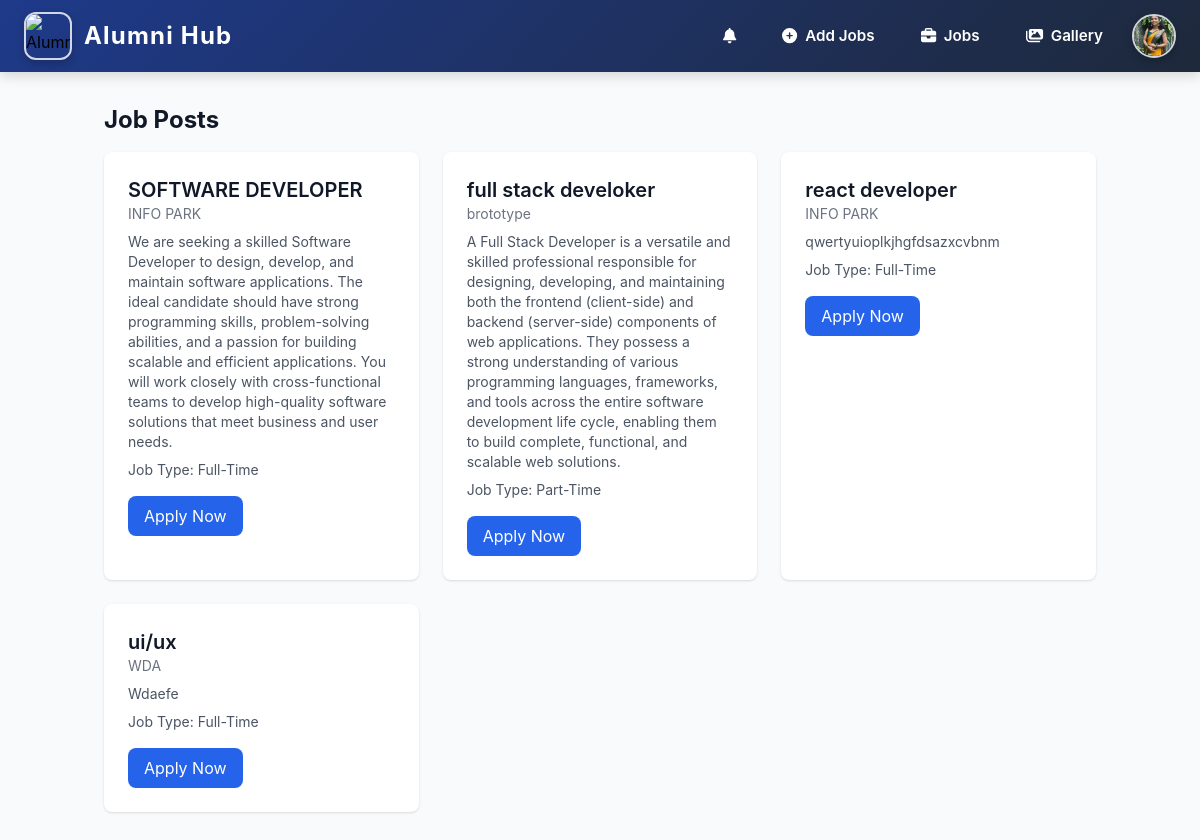
Page /userjobs/ (signed in) on the committed database.
### myapp/models.py (models this page shows, shortened)
class User(AbstractUser):
    is_alumni = models.BooleanField(default=False)
    is_student = models.BooleanField(default=False)
    groups = models.ManyToManyField(Group, related_name="custom_user_groups", blank=True)
    user_permissions = models.ManyToManyField(Permission, related_name="custom_user_permissions", blank=True)

class AlumniProfile(models.Model):
    user = models.OneToOneField(User, on_delete=models.CASCADE, related_name='alumni_profile')
    company = models.CharField(max_length=255, blank=True, null=True)
    job_title = models.CharField(max_length=255, blank=True, null=True)
    graduation_year = models.PositiveIntegerField(default=2025)
    linkedin = models.URLField(blank=True, null=True)
    profile_picture = models.ImageField(upload_to='profile_pics/', blank=True, null=True)
    department = models.CharField(max_length=100)  # <- Make sure this exists
    passout_year = models.IntegerField(default=2025)           # <- And this too

class JobPost(models.Model):
    job_name = models.CharField(max_length=100,default="Unnamed Job")
    company = models.CharField(max_length=255)
    description = models.TextField(blank=True)  # Changed to TextField
    job_type = models.CharField(
        max_length=100,
        choices=[("FT", "Full-Time"), ("PT", "Part-Time"),("IS", "Intern-Ship"),("RT", "Remote-Job")],
        default=4  # Added default value
    )
    company_website = models.URLField(blank=True, null=True)  # New field for company site link
    posted_by = models.ForeignKey(User, on_delete=models.CASCADE, related_name='job_posts')

### myapp/views.py (the view)
# urls.py: path('userjobs/',userjobs_view, name='userjobs'),
def userjobs_view(request):
    jobs = JobPost.objects.all()
    return render(request, 'userjobs.html', {'jobs': jobs})

### templates/userjobs.html
{% extends "home.html" %}
{% block content %}
{% include "navbar.html" %}
<section class="bg-gray-50 dark:bg-gray-900">
    <div class="container mx-auto px-4 py-8">
        <h1 class="text-2xl font-bold text-gray-900 dark:text-white mb-4">Job Posts</h1>
        <div class="grid gap-6 sm:grid-cols-2 lg:grid-cols-3">
            {% for job in jobs %}
            <div class="bg-white rounded-lg shadow dark:bg-gray-800 p-6">
                <h2 class="text-xl font-semibold text-gray-900 dark:text-white">{{ job.job_name }}</h2>
                <p class="text-sm text-gray-500 dark:text-gray-400">{{ job.company }}</p>
                <p class="mt-2 text-sm text-gray-600 dark:text-gray-300">{{ job.description }}</p>
                <p class="mt-2 text-sm text-gray-600 dark:text-gray-300">
                    Job Type: {{ job.get_job_type_display }}
                </p>
                <a href="{{ job.application_link }}" target="_blank" class="mt-4 inline-block bg-blue-600 text-white px-4 py-2 rounded-lg hover:bg-blue-700">
                    Apply Now
                </a>
            </div>
            {% endfor %}
        </div>
    </div>
</section>
{% endblock content %}

### templates/navbar.html (shortened to what this page needs)
</head>
<body>
  <nav class="navbar">
    <div class="navbar-container">
      <a href="{% url 'home' %}" class="navbar-logo">
        <img class="logo-image"
             src="https://encrypted-tbn0.gstatic.com/images?q=tbn:ANd9GcR6Wxo3iWcQN14Me9G9DkT4dSHTUvrpSCCp8g&s"
             alt="Alumni Hub Logo">
        <span class="logo-text">Alumni Hub</span>
      </a>
      <div id="main-menu" class="navbar-menu">
        {% if user.is_authenticated %}
          {% if user.is_superuser %}
            <a href="{% url 'admin_dashboard' %}" class="nav-link highlighted">
              <i class="fas fa-tachometer-alt"></i> Admin Dashboard
            </a>
            <form action="{% url 'signout' %}" method="post">
              {% csrf_token %}
              <button type="submit" class="nav-button">
                <i class="fas fa-sign-out-alt mr-2"></i> Sign Out
              </button>
            </form>
          {% elif user.is_alumni %}
            <a href="{% url 'my_notifications' %}" class="nav-link" style="position: relative;">
              <i class="fas fa-bell"></i>
            </a>
            <a href="{% url 'add_jobs' %}" class="nav-link"><i class="fas fa-plus-circle"></i> Add Jobs</a>
            <a href="{% url 'jobpost_list' %}" class="nav-link"><i class="fas fa-briefcase"></i> Jobs</a>
            <a href="{% url 'photo_gallery' %}" class="nav-link"><i class="fas fa-images"></i> Gallery</a>
            <div class="profile-container">
              <button id="profile-btn" class="profile-button">
                {% if user.alumni_profile.profile_picture %}
                  <img class="profile-image" src="{{ user.alumni_profile.profile_picture.url }}" alt="Profile Picture">
                {% else %}
                  <img class="profile-image" src="/static/images/default_profile.png" alt="Default Profile">
                {% endif %}
              </button>
            </div>
          {% endif %}
        {% else %}
          <a href="{% url 'signin' %}" class="nav-link"><i class="fas fa-sign-in-alt"></i> Sign In</a>
          <a href="{% url 'signup' %}" class="nav-button"><i class="fas fa-user-plus mr-2"></i> Sign Up</a>
        {% endif %}
      </div>
    </div>
  </nav>

### templates/navbar.html (style rules this page uses)
body { font-family: 'Inter', sans-serif; margin: 0; padding: 0; }
.navbar { background: linear-gradient(135deg, #1e3a8a 0%, #1e293b 100%); box-shadow: 0 4px 12px rgba(0, 0, 0, 0.15); position: sticky; top: 0; z-index: 100; }
.navbar-container { max-width: 1400px; margin: 0 auto; padding: 0.75rem 1.5rem; display: flex; justify-content: space-between; align-items: center; }
.navbar-logo { display: flex; align-items: center; gap: 0.75rem; text-decoration: none; position: relative; z-index: 110; }
.logo-image { width: 3rem; height: 3rem; border-radius: 12px; border: 2px solid rgba(255, 255, 255, 0.8); box-shadow: 0 4px 8px rgba(0, 0, 0, 0.2); transition: all 0.3s ease; object-fit: cover; }
.logo-text { font-size: 1.5rem; font-weight: 700; color: white; letter-spacing: 0.05em; position: relative; display: inline-block; }
.logo-text:after { content: ''; position: absolute; width: 0; height: 2px; bottom: -2px; left: 0; background-color: white; transition: width 0.3s ease; }
.navbar-menu { display: flex; align-items: center; gap: 0.75rem; }
.nav-link { color: white; text-decoration: none; font-weight: 600; font-size: 0.95rem; padding: 0.5rem 1rem; border-radius: 8px; border: 1.5px solid transparent; transition: all 0.3s ease; display: flex; align-items: center; gap: 0.5rem; }
.profile-container { position: relative; }
.profile-button { background: transparent; border: none; padding: 0; cursor: pointer; display: flex; align-items: center; }
.profile-image { width: 2.75rem; height: 2.75rem; border-radius: 50%; border: 2px solid rgba(255, 255, 255, 0.8); box-shadow: 0 4px 8px rgba(0, 0, 0, 0.2); object-fit: cover; transition: all 0.3s ease; }

### rows in the picture
User: alumni_profile.profile_picture (picture)
JobPost: job_name "SOFTWARE DEVELOPER", company "INFO PARK", description "We are seeking a skilled Software Developer to design, develop, and maintain software applications. The ideal candidate should have strong programming skills, problem-solving abilities, and a passion for building scalable and efficient applications. You will work closely with cross-functional teams to develop high-quality software solutions that meet business and user needs.", job_type "Full-Time"
JobPost: job_name "full stack develoker", company "brototype", description "A Full Stack Developer is a versatile and skilled professional responsible for designing, developing, and maintaining both the frontend (client-side) and backend (server-side) components of web applications. They possess a strong understanding of various programming languages, frameworks, and tools across the entire software development life cycle, enabling them to build complete, functional, and scalable web solutions.", job_type "Part-Time"
JobPost: job_name "react developer", company "INFO PARK", description "qwertyuioplkjhgfdsazxcvbnm", job_type "Full-Time"
JobPost: job_name "ui/ux", company "WDA", description "Wdaefe", job_type "Full-Time"
